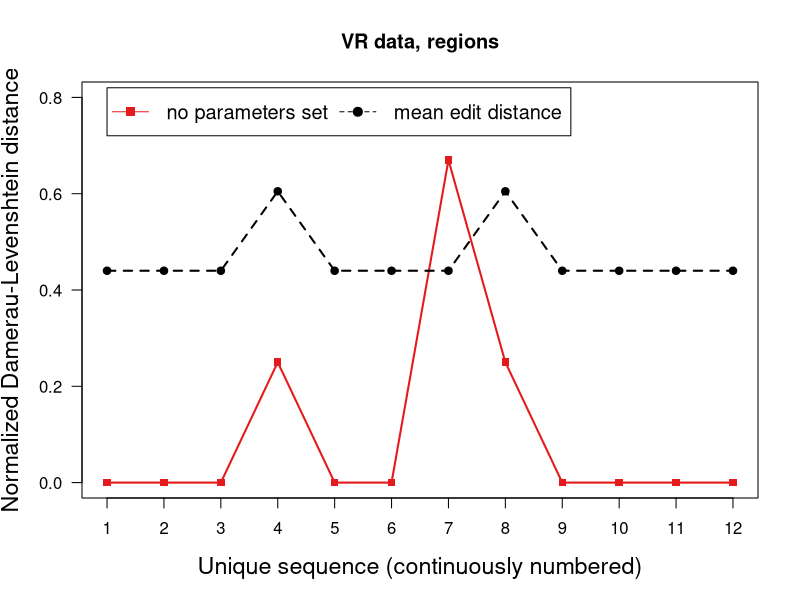

Here is the R script that generated this plot:
library(RColorBrewer)

# Define data (x: videos, y: fit of model, edit distance with Damerau-Levenshtein)
xdata <- c(1,2,3,4,5,6,7,8,9,10,11,12)
regions <- c(0,0,0,0.25,0,0,0.67,0.25,0,0,0,0)
avg <- c(0.44,0.44,0.44,0.605,0.44,0.44,0.44,0.605,0.44,0.44,0.44,0.44)
  
col = brewer.pal(n=7,name='Set1')

# Plot regions
plot(xdata, regions, type='o', col=col[1], pch=15, lty=1, ylim=c(0,0.8), lwd=2, 
     ylab='Normalized Damerau-Levenshtein distance', main="VR data, regions",
     xlab='Unique sequence (continuously numbered)', las=1, xaxt='n', cex.lab=1.4)
axis(side=1, at=1:12, labels=xdata, cex.axis=1)

# Plot avg/baseline
points(xdata, avg, col='black', pch=19)
lines(xdata, avg, col='black', lty=2, lwd=2)

# Plot legend 
legend_order <- matrix(1:2, ncol=2, byrow=TRUE)

legend(1,0.82, c('no parameters set','mean edit distance')[legend_order], 
       col=c(col[1],'black')[legend_order], 
       pch=c(15,19)[legend_order], lty=c(1,2)[legend_order], ncol=2, cex=1.2)